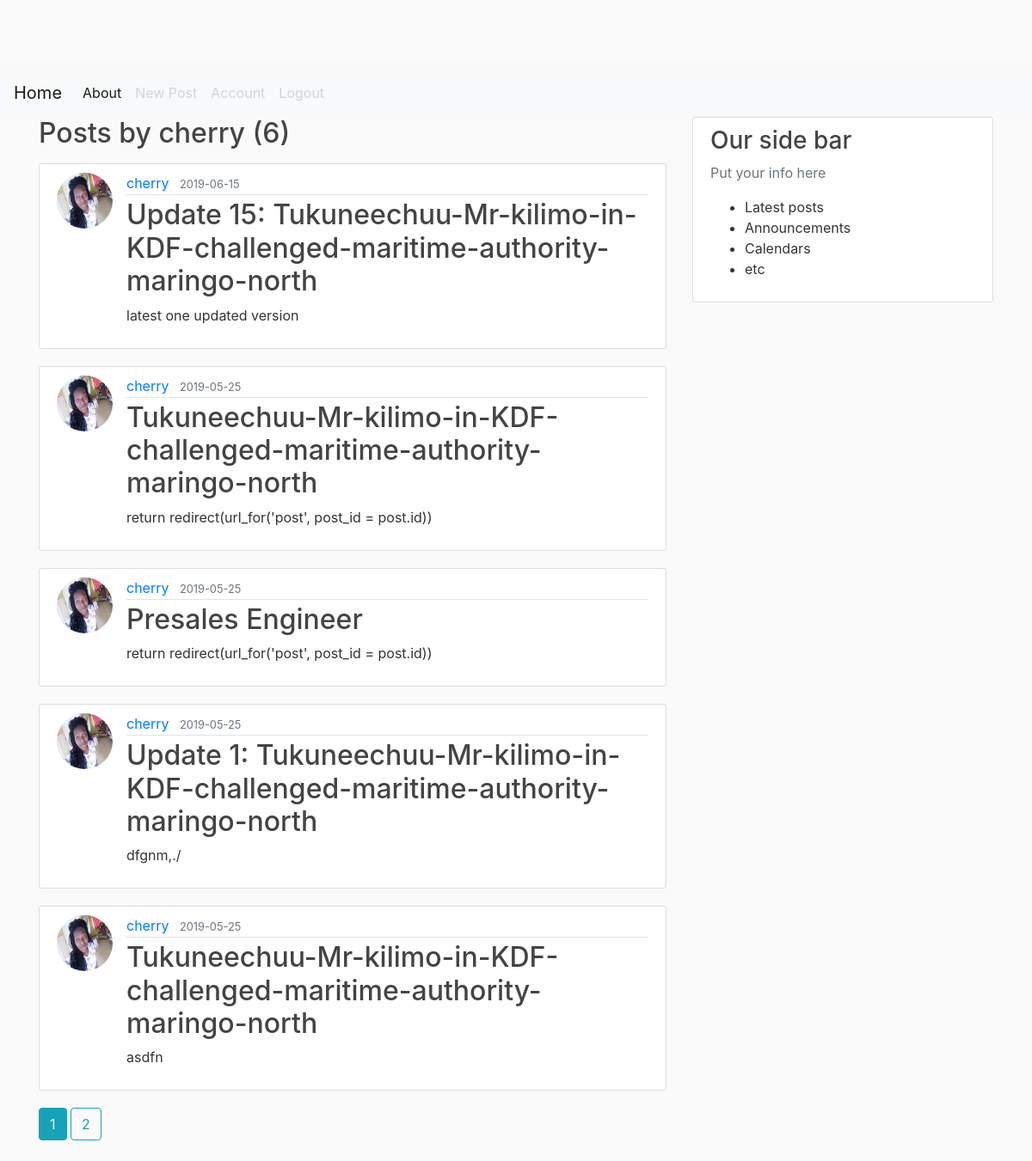
Screenshot of /user/cherry (signed in) with the database file from the repository.
### flaskblog/models.py (models this page shows, shortened)
class User(db.Model, UserMixin):
    id=db.Column(db.Integer, primary_key=True)
    username = db.Column(db.String(50), unique=True, nullable=False)
    email = db.Column(db.String(120), unique=True, nullable=False)
    image_file = db.Column(db.String(20), nullable=False, default='default.jpg')
    password = db.Column(db.String(60), nullable=False)
    posts= db.relationship('Post', backref='author', lazy=True)

class Post(db.Model):
    id=db.Column(db.Integer, primary_key=True)
    title = db.Column(db.String(100), nullable=False)
    date_posted = db.Column(db.DateTime, nullable=False, default=datetime.utcnow)
    content= db.Column(db.Text, nullable=False)
    user_id=db.Column(db.Integer, db.ForeignKey('user.id'), nullable=False)

### flaskblog/users/routes.py (the view)
@users.route("/user/<string:username>")
def user_posts(username):
    page = request.args.get('page', 1, type= int)
    user = User.query.filter_by(username=username).first_or_404()
    posts = Post.query.filter_by(author=user).order_by(Post.date_posted.desc()).paginate(page=page, per_page=5)
    return  render_template('user_posts.html', posts=posts, user = user)

### flaskblog/models.py (called while the page is built)
@login_manager.user_loader
def load_user(user_id):
    return User.query.get(int(user_id))

### flaskblog/templates/user_posts.html
{% extends "layout.html" %}
{% block content %}
<h2 class="mb-3"> Posts by {{ user.username}} ({{ posts.total }})</h2>
    {% for post in posts.items %}
        <article class="media content-section">
            <img class="rounded-circle article-img" src="{{ url_for('static', filename='profpics/' + post.author.image_file ) }}" >
            <div class="well media-body">
                <div class="article-metadata">
                    <a class="mr-2" href="{{ url_for('users.user_posts', username=post.author.username) }}">{{ post.author.username }}</a>
                    <small class="text-muted">{{ post.date_posted.strftime('%Y-%m-%d') }}</small>
                </div>
                <h2 ><a class="article-title" href="{{ url_for('posts.post', post_id= post.id) }}">{{ post.title }}</a></h2>
                <p class="article-content">{{ post.content }}</p>
            </div>
        </article>
    {% endfor %}
    {% for page_num in posts.iter_pages(left_edge=1, right_edge=1, left_current=1, right_current=2,) %}
        {% if page_num %}
            {% if posts.page ==page_num %}
                <a class="btn btn-info mb-4" href="{{ url_for('users.user_posts', username = user.username, page= page_num) }}">{{ page_num }}</a>
                {% else %}
                <a class="btn btn-outline-info mb-4" href="{{ url_for('users.user_posts', username = user.username, page= page_num) }}">{{ page_num }}</a>
            {% endif %}
        {% else %}
            ...
        {% endif %}
    {% endfor %}
{% endblock content %}

### flaskblog/static/main.css (style rules this page uses)
body { background: #fafafa; color: #333333; margin-top: 5rem; }
h1, h2, h3, h4, h5, h6 { color: #444444; }
.content-section { background: #ffffff; padding: 10px 20px; border: 1px solid #dddddd; border-radius: 3px; margin-bottom: 20px; }
.article-title { color: #444444; }
.article-content { white-space: pre-line; }
.article-img { height: 65px; width: 65px; margin-right: 16px; }
.article-metadata { padding-bottom: 1px; margin-bottom: 4px; border-bottom: 1px solid #e3e3e3 }

### rows the page displays
User: username "cherry"
Post: image_file (picture), author.username "cherry", date_posted "2019-06-15", title "Update 15: Tukuneechuu-Mr-kilimo-in-KDF-challenged-maritime-authority-maringo-north", content "latest one updated version"
Post: image_file (picture), author.username "cherry", date_posted "2019-05-25", title "Tukuneechuu-Mr-kilimo-in-KDF-challenged-maritime-authority-maringo-north", content "return redirect(url_for('post', post_id = post.id))"
Post: image_file (picture), author.username "cherry", date_posted "2019-05-25", title "Presales Engineer", content "return redirect(url_for('post', post_id = post.id))"
Post: image_file (picture), author.username "cherry", date_posted "2019-05-25", title "Update 1: Tukuneechuu-Mr-kilimo-in-KDF-challenged-maritime-authority-maringo-north", content "dfgnm,./"
Post: image_file (picture), author.username "cherry", date_posted "2019-05-25", title "Tukuneechuu-Mr-kilimo-in-KDF-challenged-maritime-authority-maringo-north", content "asdfn"

### other values shown
{{ posts.total }} "6"
{{ page_num }} "1"
{{ page_num }} "2"
